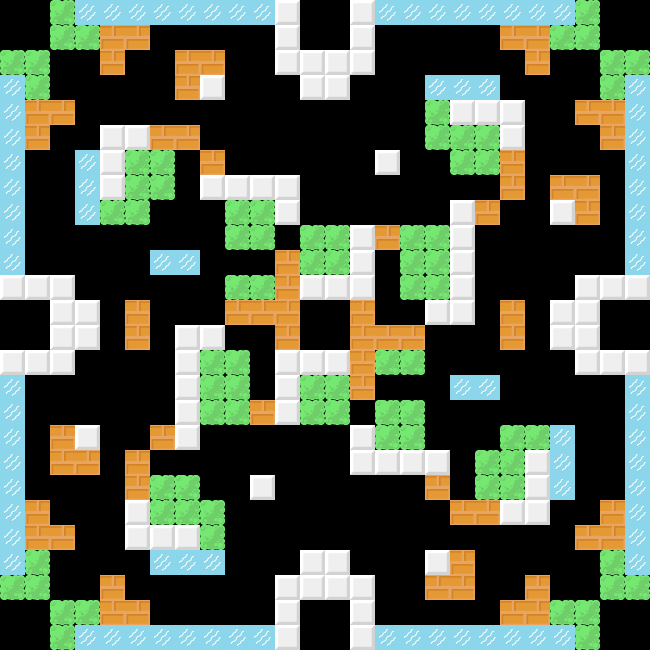

Below is a game level as drawn by its tile map, then a one-line description and the .tmx that defines it (tile-layer data replaced by summaries):
An orthogonal 26x26 tile map with 25x25 px tiles, 2 tile layers (Tile Layer 1, Tile Layer 2).

<map version="1.0" orientation="orthogonal" renderorder="right-down" width="26" height="26" tilewidth="25" tileheight="25" nextobjectid="1">
 <tileset firstgid="1" source="Battlecity.tsx" />
 <layer name="Tile Layer 1" width="26" height="26">
  <data>[676 cells, 240 non-empty, 3 distinct tile ids]</data>
 </layer>
 <layer name="Tile Layer 2" width="26" height="26">
  <data>[676 cells, 80 non-empty, 1 distinct tile ids]</data>
 </layer>
</map>
